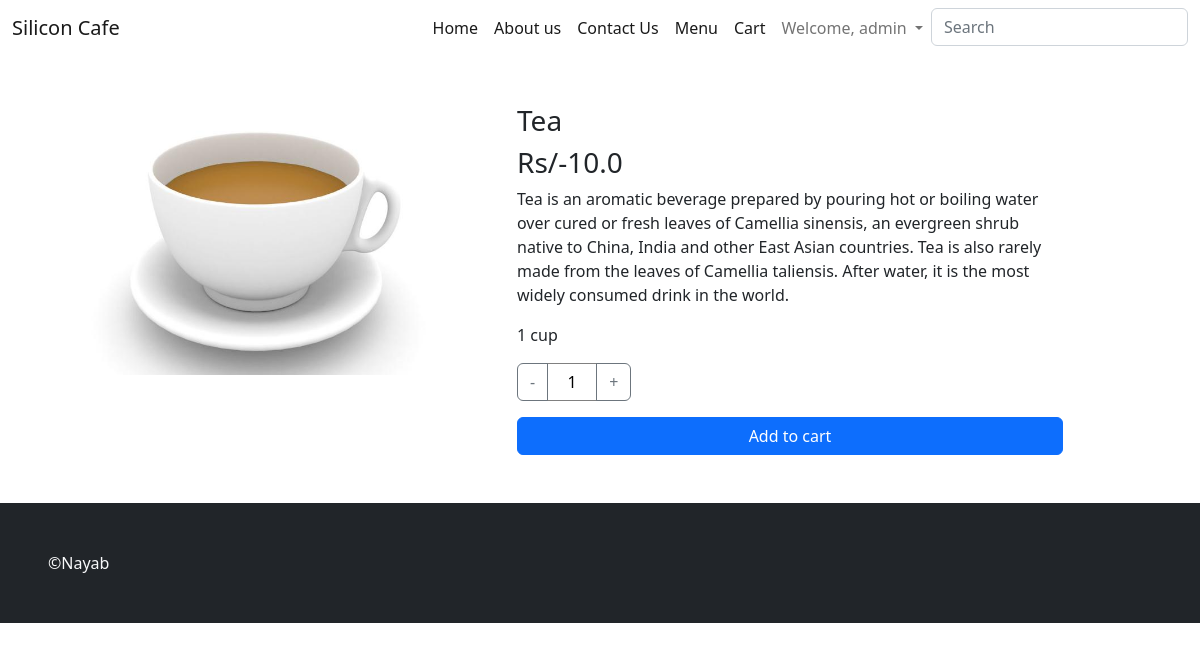
Screenshot of /food/deatils/6/ (signed in) with the database file from the repository.
### food/models.py (models this page shows, shortened)
class food(models.Model):
    category = models.ForeignKey(Cuisine, on_delete=models.DO_NOTHING)
    name = models.CharField(max_length=100)
    description = models.TextField()
    secondary_description = models.TextField(blank=True)  #can take blank value if value not given
    price = models.FloatField()
    is_available = models.BooleanField(default=True)   #default value
    image = models.ImageField(upload_to='food_images/')

### food/views.py (the view)
# urls.py: path('deatils/<int:id>/',views.details, name="details"),
def details(request,id):
   foods = food.objects.get(id=id)
   context = {
      'food' : foods
   }
   return render(request,'food/details.html',context)

### templates/food/details.html (shortened to what this page needs)
{% extends 'base.html' %}
{% load static %}
{% block css %}
<link rel="stylesheet" href="{% static 'css/cart-style.css' %}">
{% endblock css %}
{% block content %}
<div class = "container">
    <div class="row my-5">
        <div class="col-md-5">
            <img src="{{food.image.url}}"alt="{{food.name}}"class="img-fluid">
        </div>
        <div class="col-md-6">
            <h3 class="h3">{{food.name}}</h3>
            <h5 class="h3">Rs/-{{food.price}}</h5>
            <p class="text-lead">{{food.description}}</p>
            <p class="text-lead">{{food.secondary_description}}</p>
         {% if food.is_available %}
            {% if user.is_authenticated %}
                <form action="{% url 'add_to_cart' %}" method="post">
                        <div class="input-group mb-3">
                            <button class="btn btn-outline-secondary" type="button" onclick="decrement()">-</button>
                            <input type="text" class="quantity" id="quantity" name="quantity" value="1" readonly>
                            <button class="btn btn-outline-secondary" type="button" onclick="increment()">+</button>
                          </div>
                          <input type="submit" value="Add to cart" class="btn btn-primary w-100">
                </form>
            {% else %}
            <a href="{% url 'signin' %}" class ="btn btn-sm btn-primary w-100">Sign In</a>
            {% endif %}
         {% else %}
          <p class="text-danger">Currently Unavailable</p>
         {% endif %}
        </div>
    </div>
</div>
{% endblock content %}

### templates/base.html (shortened to what this page needs)
{% load static %}
<!DOCTYPE html>
<html lang="en">
<head>
    <link rel="stylesheet" href="{% static 'bs/bootstrap.min.css' %}">
    <link rel="stylesheet" href="{% static 'css/style.css' %}">
    {% block css %}
    {% endblock css %}
</head>
<body>
      <nav class="navbar navbar-expand-lg">
        <div class="container-fluid">
          <a class="navbar-brand" href="#">Silicon Cafe</a>
          <div class="collapse navbar-collapse" id="navbarSupportedContent">
            <ul class="navbar-nav ms-auto mb-2 mb-lg-0">
              <li class="nav-item">
                <a class="nav-link active" aria-current="page" href="{% url 'home'%}">Home</a>
              </li>
              <li class="nav-item">
                <a class="nav-link active" aria-current="page" href="{% url 'about us'%}">About us</a>
              </li>
              <li class="nav-item">
                <a class="nav-link active" aria-current="page" href="{% url 'contact us'%}">Contact Us</a>
              </li>
              <li class="nav-item">
                <a class="nav-link active" aria-current="page" href="{% url 'menu' %}">Menu</a>
              </li>
              {% if user.is_authenticated %}
              <li class="nav-item">
                <a class="nav-link active" aria-current="page" href="{% url 'cart' %}">Cart</a>
              </li>
              <li class="nav-item dropdown">
                <a class="nav-link dropdown-toggle" href="#" id="navbarDropdown" role="button" data-bs-toggle="dropdown" aria-expanded="false">
                  Welcome, {{user.username}}
                </a>
              </li>
              {% endif %}
              <form class="form-inline my-2 my-lg-0">
                <input class="form-control mr-sm-2" type="search" placeholder="Search" aria-label="Search" name="search">
                </form>
            </ul>
          </div>
        </div>
      </nav>
      {% block content %}
      {% endblock content %}
      <footer class="bg-dark p-5 text-left text-light">
        &copy;Nayab
      </footer>
</body>
</html>

### static/css/cart-style.css (style rules this page uses)
.quantity { text-align : center; width : 50px; border : 1px solid gray; outline : none }

### rows the page displays
food: image (picture), name "Tea", price "10.0", description "Tea is an aromatic beverage prepared by pouring hot or boiling water over cured or fresh leaves of Camellia sinensis, an evergreen shrub native to China, India and other East Asian countries. Tea is also rarely made from the leaves of Camellia taliensis. After water, it is the most widely consumed drink in the world.", secondary_description "1 cup"

### other values shown
{{ user.username }} "admin"
